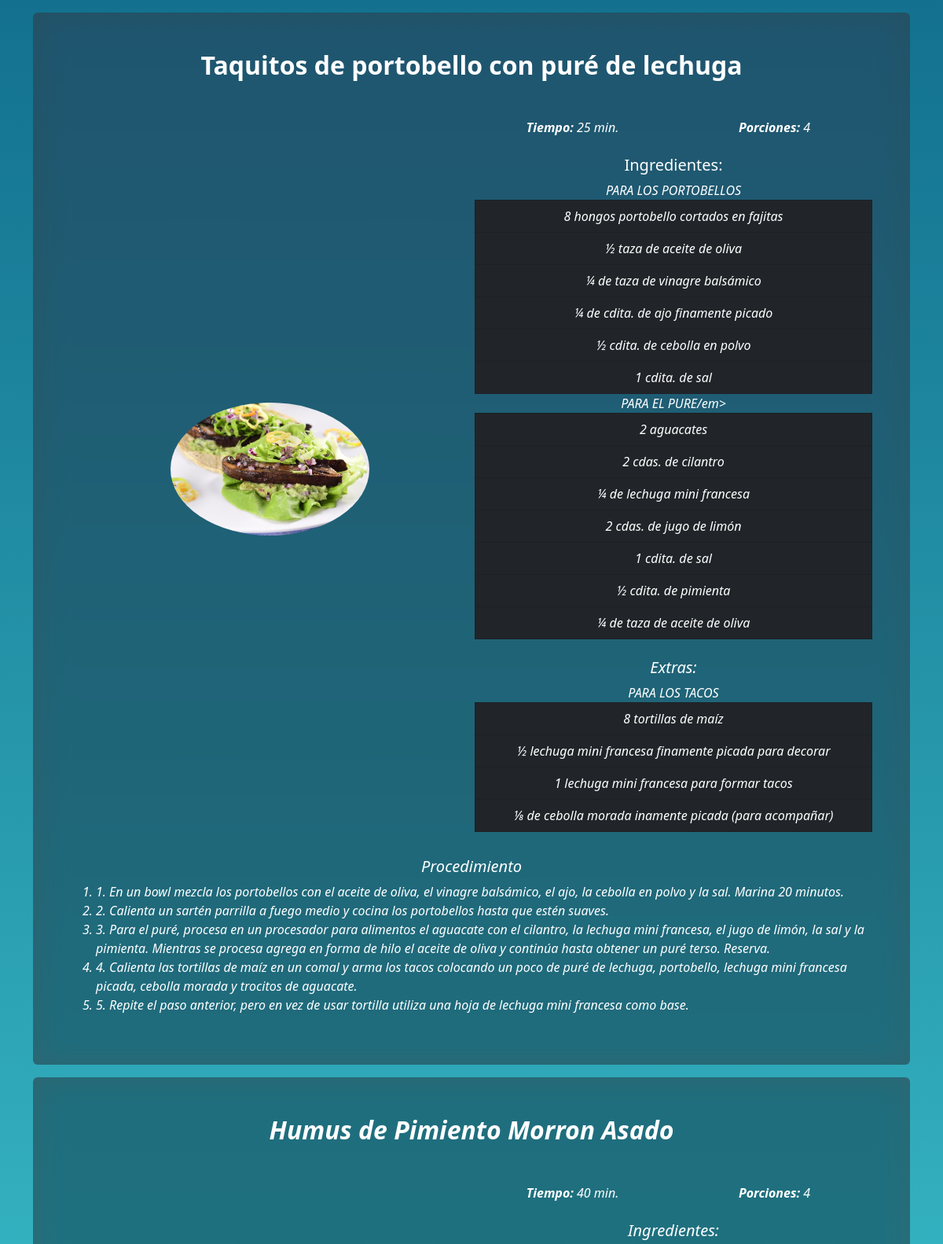
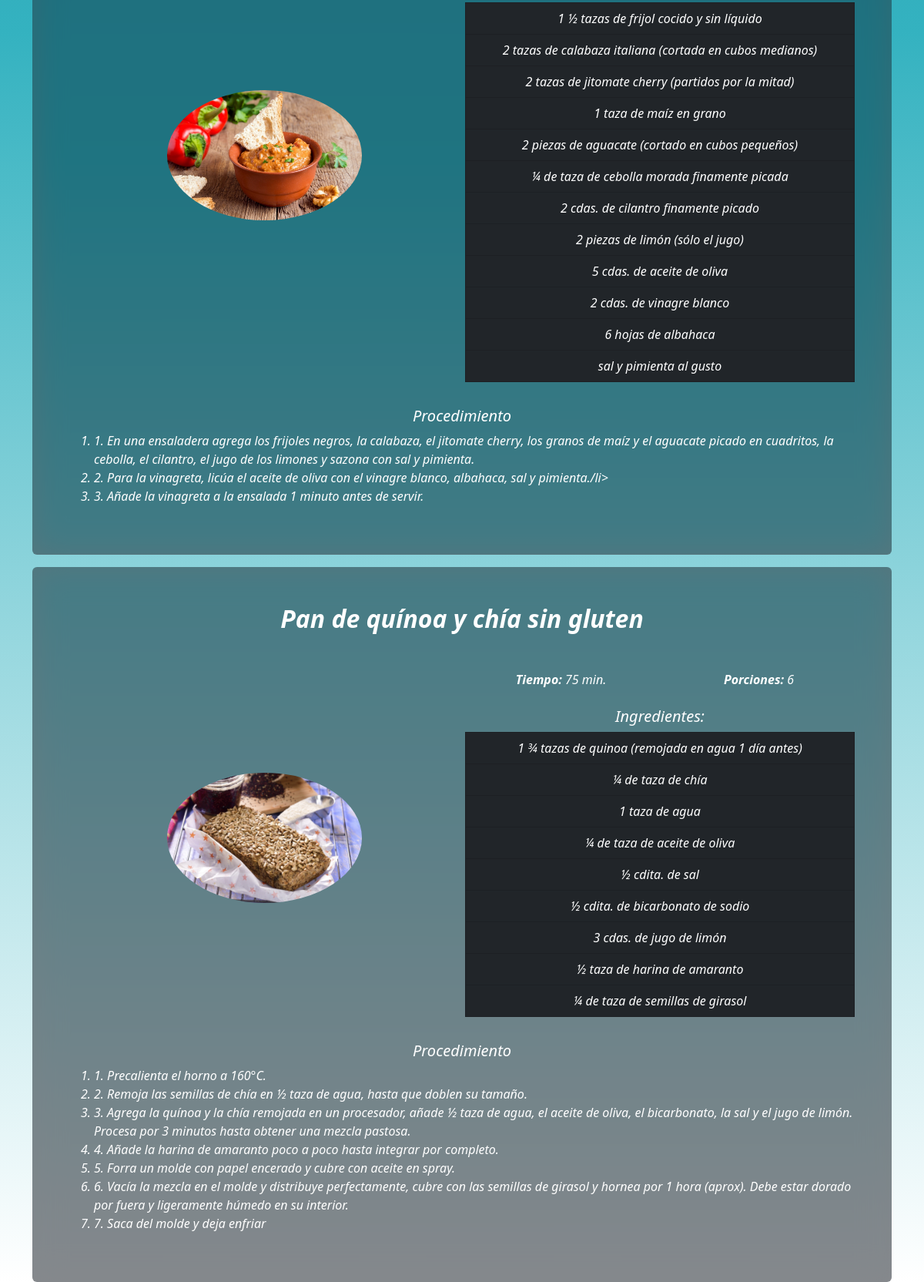
Page /ComidaVegana.php on the committed database (2 pictures, top to bottom).
### tables this page shows
CREATE TABLE `comidavegana` (
  `idComidaVegana` int(11) NOT NULL,
  `NombreReceta` varchar(100) NOT NULL,
  `Tiempo` varchar(50) NOT NULL,
  `Porciones` varchar(50) NOT NULL,
  `Imagen` varchar(100) NOT NULL,
  `Ingredientes` text NOT NULL,
  `Extras` text DEFAULT NULL,
  `Preparacion` text NOT NULL,
  `Publicar` varchar(2) NOT NULL
);

### ComidaVegana.php (the view, shortened to what this page needs)
<?php include("php/includes/head.php") ?>
<link rel="stylesheet" href="css/MiEstilo.css">
<?php include("php/includes/header.php") ?>
<div class='container'>
	<?php
	$pdo = new conexion();
	$rep = $pdo->conexion();
	$query = "select*from comidavegana";
	$rs = $rep->prepare($query);
	$rs->execute();
	while ($reg = $rs->fetch()) {
		echo "
			<section class='p-4 mt-3 p-md-5 text-white rounded site-tr-gray'>
				<div class='row justify-content-center align-items-center g-2'>
					<div class='col-sm-12 col-xl-12 text-center'>
						<h2 class='pb-3'><b>" . $reg[1] . "</b></h2>
					</div>
					<div class='col-sm-12 col-xl-6 text-center'>
						<img src='img/ComidaVegana/" . $reg[4] . "' class='mg-fluid w-50 rounded-circle'>
					</div>
					<div class='col-sm-12 col-xl-6 text-center'>
						<article class='pt-3 row justify-content-center align-items-center g-2'>
							<div class='col'><em><b>Tiempo: </b>" . $reg[2] . "</em></div>
							<div class='col'><em><b>Porciones: </b>" . $reg[3] . "</em></div>
						</article>
						<div class='pt-4 col-sm-12 col-xl-12'><h5>Ingredientes:</h5></div>
						<center><ul class='list-group'><em>
							" . $reg[5] . "";
		if (empty($reg[6])) {
			echo " ";
		} else {
			echo "
						</em></ul></center>
						<div class='pt-4 col-sm-12 col-xl-12'><h5>Extras:</h5></div>
						<center><ul class='list-group'><em>
								" . $reg[6] . "
						</em></ul></center>";
		}
		echo "
					</div>
					<div class='pt-4 col-sm-12 col-xl-12 text-center'><h5>Procedimiento</h5></div>
					<div class='col-xl-12 col-sm-12 '>
						<ol type='1'>
								" . $reg[7] . "
						</ol>
					</div>
				</div>
			</section>";
	}
	?>
</div>
<?php include("php/includes/footer.php") ?>

### css/MiEstilo.css (style rules this page uses)
.site-tr-gray { background-color: rgba(52, 58, 64, 0.6); -webkit-backdrop-filter: saturate(180%) blur(20px); backdrop-filter: saturate(180%) blur(20px); }

### ComidaVegana.php (style rules this page uses)
body { background-image: linear-gradient(to bottom,#13718f,#34b2c0,#fff); }

### rows in the picture
comidavegana: NombreReceta "Taquitos de portobello con puré de lechuga", Imagen (picture), Tiempo "25 min.", Porciones "4", Ingredientes "PARA LOS PORTOBELLOS 8 hongos portobello cortados en fajitas ½ taza de aceite de oliva ¼ de taza de vinagre balsámico ¼ de cdita. de ajo finamente picado ½ cdita. de cebolla en polvo 1 cdita. de sal PARA EL PURE/em> 2 aguacates 2 cdas. de cilantro ¼ de lechuga mini francesa 2 cdas. de jugo de limón 1 cdita. de sal ½ cdita. de pimienta ¼ de taza de aceite de oliva", Extras "PARA LOS TACOS 8 tortillas de maíz ½ lechuga mini francesa finamente picada para decorar 1 lechuga mini francesa para formar tacos ⅛ de cebolla morada inamente picada (para acompañar)", Preparacion "1. En un bowl mezcla los portobellos con el aceite de oliva, el vinagre balsámico, el ajo, la cebolla en polvo y la sal. Marina 20 minutos. 2. Calienta un sartén parrilla a fuego medio y cocina los portobellos hasta que estén suaves. 3. Para el puré, procesa en un procesador para alimentos el aguacate con el cilantro, la lechuga mini francesa, el jugo de limón, la sal y la pimienta. Mientras se procesa agrega en forma de hilo el aceite de oliva y continúa hasta obtener un puré terso. Reserva. 4. Calienta las tortillas de maíz en un comal y arma los tacos colocando un poco de puré de lechuga, portobello, lechuga mini francesa picada, cebolla morada y trocitos de aguacate. 5. Repite el paso…"
comidavegana: NombreReceta "Humus de Pimiento Morron Asado", Imagen (picture), Tiempo "40 min.", Porciones "4", Ingredientes "1 ½ tazas de frijol cocido y sin líquido 2 tazas de calabaza italiana (cortada en cubos medianos) 2 tazas de jitomate cherry (partidos por la mitad) 1 taza de maíz en grano 2 piezas de aguacate (cortado en cubos pequeños) ¼ de taza de cebolla morada finamente picada 2 cdas. de cilantro finamente picado 2 piezas de limón (sólo el jugo) 5 cdas. de aceite de oliva 2 cdas. de vinagre blanco 6 hojas de albahaca sal y pimienta al gusto", Preparacion "1. En una ensaladera agrega los frijoles negros, la calabaza, el jitomate cherry, los granos de maíz y el aguacate picado en cuadritos, la cebolla, el cilantro, el jugo de los limones y sazona con sal y pimienta. 2. Para la vinagreta, licúa el aceite de oliva con el vinagre blanco, albahaca, sal y pimienta./li> 3. Añade la vinagreta a la ensalada 1 minuto antes de servir."
comidavegana: NombreReceta "Pan de quínoa y chía sin gluten", Imagen (picture), Tiempo "75 min.", Porciones "6", Ingredientes "1 ¾ tazas de quinoa (remojada en agua 1 día antes) ¼ de taza de chía 1 taza de agua ¼ de taza de aceite de oliva ½ cdita. de sal ½ cdita. de bicarbonato de sodio 3 cdas. de jugo de limón ½ taza de harina de amaranto ¼ de taza de semillas de girasol", Preparacion "1. Precalienta el horno a 160°C. 2. Remoja las semillas de chía en ½ taza de agua, hasta que doblen su tamaño. 3. Agrega la quínoa y la chía remojada en un procesador, añade ½ taza de agua, el aceite de oliva, el bicarbonato, la sal y el jugo de limón. Procesa por 3 minutos hasta obtener una mezcla pastosa. 4. Añade la harina de amaranto poco a poco hasta integrar por completo. 5. Forra un molde con papel encerado y cubre con aceite en spray. 6. Vacía la mezcla en el molde y distribuye perfectamente, cubre con las semillas de girasol y hornea por 1 hora (aprox). Debe estar dorado por fuera y ligeramente húmedo en su interior. 7. Saca del molde y deja enfriar"
